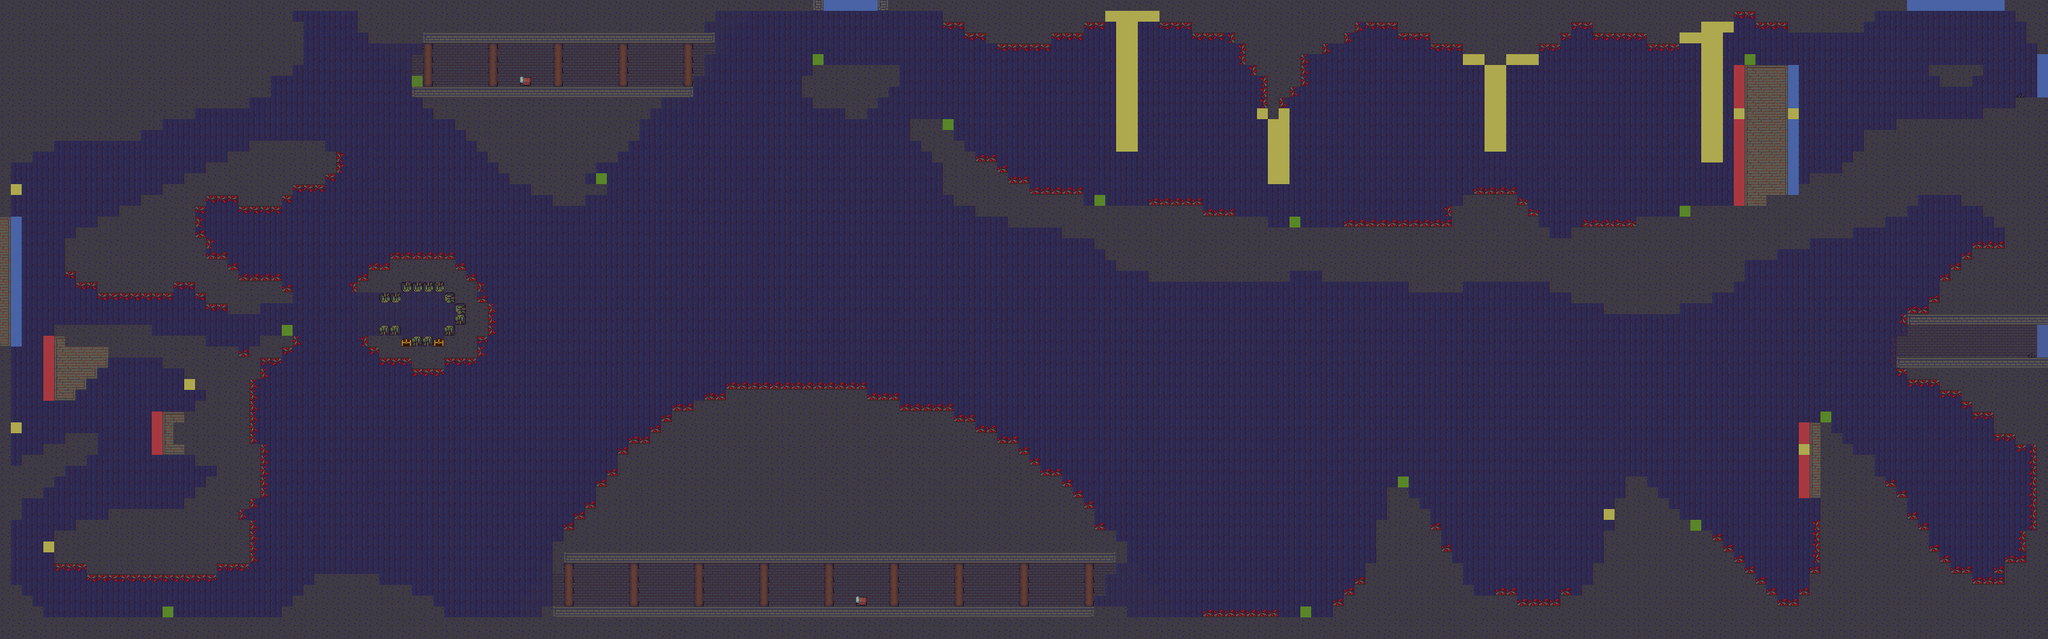

This game map was drawn from its Tiled (.tmx) file and the tilesets committed beside it. A one-line description and the trimmed map source follow:
An orthogonal 189x59 tile map with 16x16 px tiles, 20 tile layers (Background, Walls_climb_r, Walls_climb_l, Decor_back_b, ...), 5 tilesets.

<map version="1.10" tiledversion="1.11.2" orientation="orthogonal" renderorder="right-down" width="189" height="59" tilewidth="16" tileheight="16" infinite="0" nextlayerid="21" nextobjectid="1">
 <tileset firstgid="1" source="DawnLike/Tsx_files/Decor0.tsx" />
 <tileset firstgid="177" source="DawnLike/Tsx_files/Floor.tsx" />
 <tileset firstgid="996" source="DawnLike/Tsx_files/Wall.tsx" />
 <tileset firstgid="2016" source="DawnLike/Tsx_files/Tree0.tsx" />
 <tileset firstgid="2448" source="DawnLike/Tsx_files/vbcnncbv.tsx" />
 <layer id="2" name="Background" width="189" height="59">
  <data>[11151 cells, 11151 non-empty, 1 distinct tile ids]</data>
 </layer>
 <layer id="3" name="Walls_climb_r" width="189" height="59">
  <data>[11151 cells, 30 non-empty, 1 distinct tile ids]</data>
 </layer>
 <layer id="4" name="Walls_climb_l" width="189" height="59">
  <data>[11151 cells, 24 non-empty, 1 distinct tile ids]</data>
 </layer>
 <layer id="5" name="Decor_back_b" width="189" height="59">
  <data>[11151 cells, 351 non-empty, 1 distinct tile ids]</data>
 </layer>
 <layer id="6" name="Walls" width="189" height="59">
  <data>[11151 cells, 3922 non-empty, 15 distinct tile ids]</data>
 </layer>
 <layer id="7" name="Decor_back_b_f" width="189" height="59">
  <data>[11151 cells, 6 non-empty, 1 distinct tile ids]</data>
 </layer>
 <layer id="8" name="Decor_back" width="189" height="59">
  <data>[11151 cells, 22 non-empty, 2 distinct tile ids]</data>
 </layer>
 <layer id="9" name="Reborn_bed" width="189" height="59">
  <data>[11151 cells, 2 non-empty, 1 distinct tile ids]</data>
 </layer>
 <layer id="1" name="Reborn_point" width="189" height="59">
  <data>[11151 cells, 4 non-empty, 2 distinct tile ids]</data>
 </layer>
 <layer id="10" name="Enter_1" width="189" height="59">
  <data>[11151 cells, 5 non-empty, 1 distinct tile ids]</data>
 </layer>
 <layer id="11" name="Enter_2" width="189" height="59">
  <data>[11151 cells, 9 non-empty, 1 distinct tile ids]</data>
 </layer>
 <layer id="12" name="Enter_3" width="189" height="59">
  <data>[11151 cells, 4 non-empty, 1 distinct tile ids]</data>
 </layer>
 <layer id="13" name="Enter_4" width="189" height="59">
  <data>[11151 cells, 3 non-empty, 1 distinct tile ids]</data>
 </layer>
 <layer id="14" name="Chests" width="189" height="59">
  <data>[11151 cells, 2 non-empty, 1 distinct tile ids]</data>
 </layer>
 <layer id="15" name="Safe_point" width="189" height="59">
  <data>[11151 cells, 14 non-empty, 1 distinct tile ids]</data>
 </layer>
 <layer id="16" name="Thorns" width="189" height="59">
  <data>[11151 cells, 435 non-empty, 1 distinct tile ids]</data>
 </layer>
 <layer id="17" name="Decor_forw" width="189" height="59">
  <data>[11151 cells, 56 non-empty, 2 distinct tile ids]</data>
 </layer>
 <layer id="18" name="Walls_front" width="189" height="59" opacity="0.15">
  <data>[11151 cells, 686 non-empty, 2 distinct tile ids]</data>
 </layer>
 <layer id="19" name="Light" width="189" height="59">
  <data>[11151 cells, 101 non-empty, 1 distinct tile ids]</data>
 </layer>
 <layer id="20" name="Darkness" width="189" height="59" opacity="0.23">
  <data>[11151 cells, 11151 non-empty, 1 distinct tile ids]</data>
 </layer>
</map>
